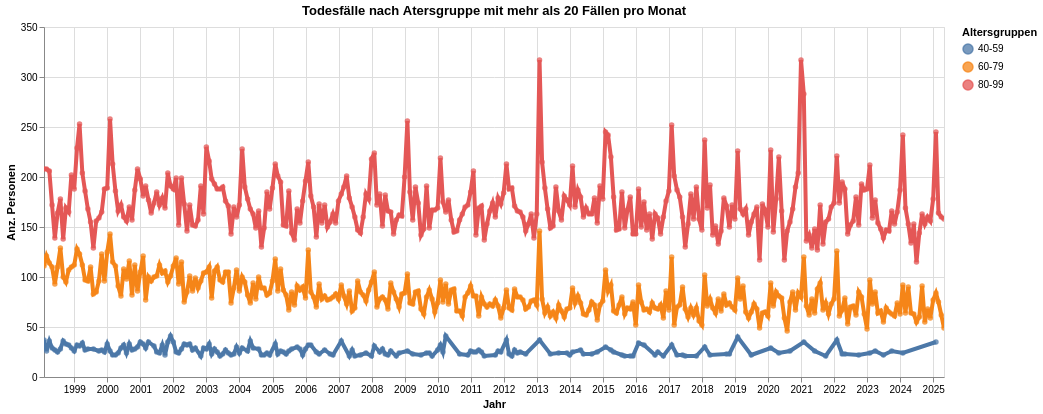

This figure's notebook cell:
### Code cell
myTitle ="Todesfälle nach Atersgruppe mit mehr als 20 Fällen pro Monat"

highlight = alt.selection(type='single', on='mouseover',
                          fields=['AlterV20Kurz'], nearest=True)
#x='date:StichtagDatJahr',
base = alt.Chart(myAgg.reset_index().query('sum_WBev>20'), title=myTitle).encode(
    x=alt.X('StichtagDat', axis=alt.Axis(title='Jahr'))# , axis=alt.Axis(format='%', title='percentage')
    , y=alt.X('sum_WBev', axis=alt.Axis(title='Anz. Personen'))
    , color=alt.Color('AlterV20Kurz', legend=alt.Legend(title="Altersgruppen"))  
    ,tooltip=['StichtagDat', 'AlterV20Kurz', 'sum_WBev']    
)
points = base.mark_circle().encode(
    opacity=alt.value(0.75)
).add_selection(
    highlight
).properties(
    width=900 , height=350
)
lines = base.mark_line().encode(
    size=alt.condition(~highlight, alt.value(0.5), alt.value(4))
).interactive()

lines + points

### Figure 1 — Vega-Lite specification as saved in the notebook (floating-point values rounded to 4 significant figures; data arrays with more than 128 entries replaced by an {"elided": "..."} marker saying what was removed)
{"config": {"view": {"continuousWidth": 300, "continuousHeight": 300}}, "layer": [{"mark": {"type": "line"}, "encoding": {"color": {"field": "AlterV20Kurz", "legend": {"title": "Altersgruppen"}, "type": "nominal"}, "size": {"condition": {"test": {"not": {"param": "param_3"}}, "value": 0.5}, "value": 4}, "tooltip": [{"field": "StichtagDat", "type": "temporal"}, {"field": "AlterV20Kurz", "type": "nominal"}, {"field": "sum_WBev", "type": "quantitative"}], "x": {"axis": {"title": "Jahr"}, "field": "StichtagDat", "type": "temporal"}, "y": {"axis": {"title": "Anz. Personen"}, "field": "sum_WBev", "type": "quantitative"}}, "name": "view_3", "title": "Todesfälle nach Atersgruppe mit mehr als 20 Fällen pro Monat"}, {"mark": {"type": "circle"}, "encoding": {"color": {"field": "AlterV20Kurz", "legend": {"title": "Altersgruppen"}, "type": "nominal"}, "opacity": {"value": 0.75}, "tooltip": [{"field": "StichtagDat", "type": "temporal"}, {"field": "AlterV20Kurz", "type": "nominal"}, {"field": "sum_WBev", "type": "quantitative"}], "x": {"axis": {"title": "Jahr"}, "field": "StichtagDat", "type": "temporal"}, "y": {"axis": {"title": "Anz. Personen"}, "field": "sum_WBev", "type": "quantitative"}}, "name": "view_4", "title": "Todesfälle nach Atersgruppe mit mehr als 20 Fällen pro Monat"}], "data": {"name": "data-436e08af0a6635504b94f72705197296"}, "height": 350, "params": [{"name": "param_4", "select": {"type": "interval", "encodings": ["x", "y"]}, "bind": "scales", "views": ["view_3"]}, {"name": "param_3", "select": {"type": "point", "fields": ["AlterV20Kurz"], "nearest": true, "on": "mouseover"}, "views": ["view_4"]}], "width": 900, "$schema": "https://vega.github.io/schema/vega-lite/v5.8.0.json", "datasets": {"data-436e08af0a6635504b94f72705197296": {"elided": "843 records"}}}
